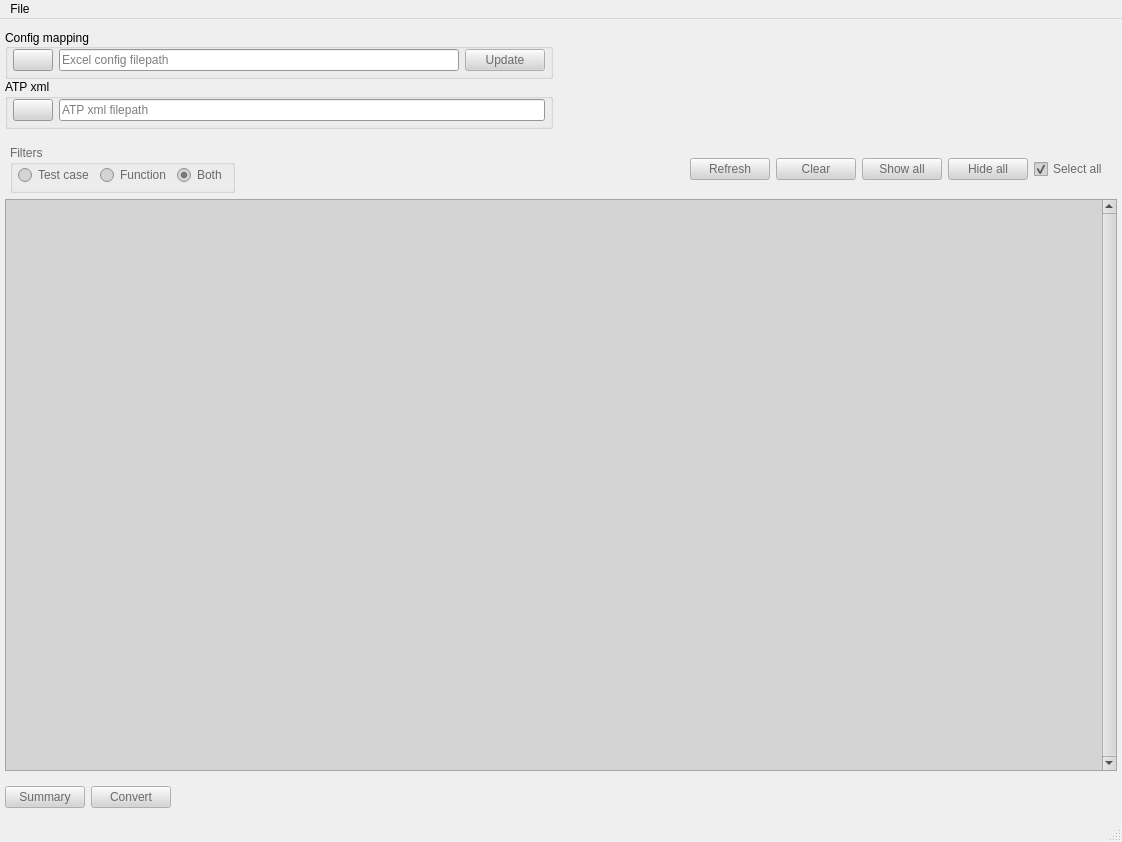
<?xml version="1.0" encoding="UTF-8"?>
<ui version="4.0">
 <class>MainWindow</class>
 <widget class="QMainWindow" name="MainWindow">
  <property name="geometry">
   <rect>
    <x>0</x>
    <y>0</y>
    <width>1122</width>
    <height>842</height>
   </rect>
  </property>
  <property name="windowTitle">
   <string>MainWindow</string>
  </property>
  <property name="styleSheet">
   <string notr="true"/>
  </property>
  <property name="iconSize">
   <size>
    <width>40</width>
    <height>40</height>
   </size>
  </property>
  <widget class="QWidget" name="centralwidget">
   <property name="palette">
    <palette>
     <active>
      <colorrole role="WindowText">
       <brush brushstyle="SolidPattern">
        <color alpha="255">
         <red>0</red>
         <green>0</green>
         <blue>0</blue>
        </color>
       </brush>
      </colorrole>
      <colorrole role="Button">
       <brush brushstyle="SolidPattern">
        <color alpha="255">
         <red>212</red>
         <green>212</green>
         <blue>212</blue>
        </color>
       </brush>
      </colorrole>
      <colorrole role="Light">
       <brush brushstyle="SolidPattern">
        <color alpha="255">
         <red>255</red>
         <green>255</green>
         <blue>255</blue>
        </color>
       </brush>
      </colorrole>
      <colorrole role="Midlight">
       <brush brushstyle="SolidPattern">
        <color alpha="255">
         <red>233</red>
         <green>233</green>
         <blue>233</blue>
        </color>
       </brush>
      </colorrole>
      <colorrole role="Dark">
       <brush brushstyle="SolidPattern">
        <color alpha="255">
         <red>106</red>
         <green>106</green>
         <blue>106</blue>
        </color>
       </brush>
      </colorrole>
      <colorrole role="Mid">
       <brush brushstyle="SolidPattern">
        <color alpha="255">
         <red>141</red>
         <green>141</green>
         <blue>141</blue>
        </color>
       </brush>
      </colorrole>
      <colorrole role="Text">
       <brush brushstyle="SolidPattern">
        <color alpha="255">
         <red>0</red>
         <green>0</green>
         <blue>0</blue>
        </color>
       </brush>
      </colorrole>
      <colorrole role="BrightText">
       <brush brushstyle="SolidPattern">
        <color alpha="255">
         <red>255</red>
         <green>255</green>
         <blue>255</blue>
        </color>
       </brush>
      </colorrole>
      <colorrole role="ButtonText">
       <brush brushstyle="SolidPattern">
        <color alpha="255">
         <red>0</red>
         <green>0</green>
         <blue>0</blue>
        </color>
       </brush>
      </colorrole>
      <colorrole role="Base">
       <brush brushstyle="SolidPattern">
        <color alpha="255">
         <red>255</red>
         <green>255</green>
         <blue>255</blue>
        </color>
       </brush>
      </colorrole>
      <colorrole role="Window">
       <brush brushstyle="SolidPattern">
        <color alpha="255">
         <red>212</red>
         <green>212</green>
         <blue>212</blue>
        </color>
       </brush>
      </colorrole>
      <colorrole role="Shadow">
       <brush brushstyle="SolidPattern">
        <color alpha="255">
         <red>0</red>
         <green>0</green>
         <blue>0</blue>
        </color>
       </brush>
      </colorrole>
      <colorrole role="AlternateBase">
       <brush brushstyle="SolidPattern">
        <color alpha="255">
         <red>233</red>
         <green>233</green>
         <blue>233</blue>
        </color>
       </brush>
      </colorrole>
      <colorrole role="ToolTipBase">
       <brush brushstyle="SolidPattern">
        <color alpha="255">
         <red>255</red>
         <green>255</green>
         <blue>220</blue>
        </color>
       </brush>
      </colorrole>
      <colorrole role="ToolTipText">
       <brush brushstyle="SolidPattern">
        <color alpha="255">
         <red>0</red>
         <green>0</green>
         <blue>0</blue>
        </color>
       </brush>
      </colorrole>
      <colorrole role="PlaceholderText">
       <brush brushstyle="SolidPattern">
        <color alpha="128">
         <red>0</red>
         <green>0</green>
         <blue>0</blue>
        </color>
       </brush>
      </colorrole>
     </active>
     <inactive>
      <colorrole role="WindowText">
       <brush brushstyle="SolidPattern">
        <color alpha="255">
         <red>0</red>
         <green>0</green>
         <blue>0</blue>
        </color>
       </brush>
      </colorrole>
      <colorrole role="Button">
       <brush brushstyle="SolidPattern">
        <color alpha="255">
         <red>212</red>
         <green>212</green>
         <blue>212</blue>
        </color>
       </brush>
      </colorrole>
      <colorrole role="Light">
       <brush brushstyle="SolidPattern">
        <color alpha="255">
         <red>255</red>
         <green>255</green>
         <blue>255</blue>
        </color>
       </brush>
      </colorrole>
      <colorrole role="Midlight">
       <brush brushstyle="SolidPattern">
        <color alpha="255">
         <red>233</red>
         <green>233</green>
         <blue>233</blue>
        </color>
       </brush>
      </colorrole>
      <colorrole role="Dark">
       <brush brushstyle="SolidPattern">
        <color alpha="255">
         <red>106</red>
         <green>106</green>
         <blue>106</blue>
        </color>
       </brush>
      </colorrole>
      <colorrole role="Mid">
       <brush brushstyle="SolidPattern">
        <color alpha="255">
         <red>141</red>
         <green>141</green>
         <blue>141</blue>
        </color>
       </brush>
      </colorrole>
      <colorrole role="Text">
       <brush brushstyle="SolidPattern">
        <color alpha="255">
         <red>0</red>
         <green>0</green>
         <blue>0</blue>
        </color>
       </brush>
      </colorrole>
      <colorrole role="BrightText">
       <brush brushstyle="SolidPattern">
        <color alpha="255">
         <red>255</red>
         <green>255</green>
         <blue>255</blue>
        </color>
       </brush>
      </colorrole>
      <colorrole role="ButtonText">
       <brush brushstyle="SolidPattern">
        <color alpha="255">
         <red>0</red>
         <green>0</green>
         <blue>0</blue>
        </color>
       </brush>
      </colorrole>
      <colorrole role="Base">
       <brush brushstyle="SolidPattern">
        <color alpha="255">
         <red>255</red>
         <green>255</green>
         <blue>255</blue>
        </color>
       </brush>
      </colorrole>
      <colorrole role="Window">
       <brush brushstyle="SolidPattern">
        <color alpha="255">
         <red>212</red>
         <green>212</green>
         <blue>212</blue>
        </color>
       </brush>
      </colorrole>
      <colorrole role="Shadow">
       <brush brushstyle="SolidPattern">
        <color alpha="255">
         <red>0</red>
         <green>0</green>
         <blue>0</blue>
        </color>
       </brush>
      </colorrole>
      <colorrole role="AlternateBase">
       <brush brushstyle="SolidPattern">
        <color alpha="255">
         <red>233</red>
         <green>233</green>
         <blue>233</blue>
        </color>
       </brush>
      </colorrole>
      <colorrole role="ToolTipBase">
       <brush brushstyle="SolidPattern">
        <color alpha="255">
         <red>255</red>
         <green>255</green>
         <blue>220</blue>
        </color>
       </brush>
      </colorrole>
      <colorrole role="ToolTipText">
       <brush brushstyle="SolidPattern">
        <color alpha="255">
         <red>0</red>
         <green>0</green>
         <blue>0</blue>
        </color>
       </brush>
      </colorrole>
      <colorrole role="PlaceholderText">
       <brush brushstyle="SolidPattern">
        <color alpha="128">
         <red>0</red>
         <green>0</green>
         <blue>0</blue>
        </color>
       </brush>
      </colorrole>
     </inactive>
     <disabled>
      <colorrole role="WindowText">
       <brush brushstyle="SolidPattern">
        <color alpha="255">
         <red>106</red>
         <green>106</green>
         <blue>106</blue>
        </color>
       </brush>
      </colorrole>
      <colorrole role="Button">
       <brush brushstyle="SolidPattern">
        <color alpha="255">
         <red>212</red>
         <green>212</green>
         <blue>212</blue>
        </color>
       </brush>
      </colorrole>
      <colorrole role="Light">
       <brush brushstyle="SolidPattern">
        <color alpha="255">
         <red>255</red>
         <green>255</green>
         <blue>255</blue>
        </color>
       </brush>
      </colorrole>
      <colorrole role="Midlight">
       <brush brushstyle="SolidPattern">
        <color alpha="255">
         <red>233</red>
         <green>233</green>
         <blue>233</blue>
        </color>
       </brush>
      </colorrole>
      <colorrole role="Dark">
       <brush brushstyle="SolidPattern">
        <color alpha="255">
         <red>106</red>
         <green>106</green>
         <blue>106</blue>
        </color>
       </brush>
      </colorrole>
      <colorrole role="Mid">
       <brush brushstyle="SolidPattern">
        <color alpha="255">
         <red>141</red>
         <green>141</green>
         <blue>141</blue>
        </color>
       </brush>
      </colorrole>
      <colorrole role="Text">
       <brush brushstyle="SolidPattern">
        <color alpha="255">
         <red>106</red>
         <green>106</green>
         <blue>106</blue>
        </color>
       </brush>
      </colorrole>
      <colorrole role="BrightText">
       <brush brushstyle="SolidPattern">
        <color alpha="255">
         <red>255</red>
         <green>255</green>
         <blue>255</blue>
        </color>
       </brush>
      </colorrole>
      <colorrole role="ButtonText">
       <brush brushstyle="SolidPattern">
        <color alpha="255">
         <red>106</red>
         <green>106</green>
         <blue>106</blue>
        </color>
       </brush>
      </colorrole>
      <colorrole role="Base">
       <brush brushstyle="SolidPattern">
        <color alpha="255">
         <red>212</red>
         <green>212</green>
         <blue>212</blue>
        </color>
       </brush>
      </colorrole>
      <colorrole role="Window">
       <brush brushstyle="SolidPattern">
        <color alpha="255">
         <red>212</red>
         <green>212</green>
         <blue>212</blue>
        </color>
       </brush>
      </colorrole>
      <colorrole role="Shadow">
       <brush brushstyle="SolidPattern">
        <color alpha="255">
         <red>0</red>
         <green>0</green>
         <blue>0</blue>
        </color>
       </brush>
      </colorrole>
      <colorrole role="AlternateBase">
       <brush brushstyle="SolidPattern">
        <color alpha="255">
         <red>212</red>
         <green>212</green>
         <blue>212</blue>
        </color>
       </brush>
      </colorrole>
      <colorrole role="ToolTipBase">
       <brush brushstyle="SolidPattern">
        <color alpha="255">
         <red>255</red>
         <green>255</green>
         <blue>220</blue>
        </color>
       </brush>
      </colorrole>
      <colorrole role="ToolTipText">
       <brush brushstyle="SolidPattern">
        <color alpha="255">
         <red>0</red>
         <green>0</green>
         <blue>0</blue>
        </color>
       </brush>
      </colorrole>
      <colorrole role="PlaceholderText">
       <brush brushstyle="SolidPattern">
        <color alpha="128">
         <red>0</red>
         <green>0</green>
         <blue>0</blue>
        </color>
       </brush>
      </colorrole>
     </disabled>
    </palette>
   </property>
   <layout class="QVBoxLayout" name="verticalLayout">
    <property name="leftMargin">
     <number>0</number>
    </property>
    <property name="topMargin">
     <number>0</number>
    </property>
    <property name="rightMargin">
     <number>0</number>
    </property>
    <property name="bottomMargin">
     <number>0</number>
    </property>
    <item>
     <widget class="QWidget" name="setup_widget" native="true">
      <layout class="QGridLayout" name="gridLayout">
       <property name="leftMargin">
        <number>5</number>
       </property>
       <property name="topMargin">
        <number>10</number>
       </property>
       <property name="rightMargin">
        <number>0</number>
       </property>
       <property name="bottomMargin">
        <number>10</number>
       </property>
       <property name="verticalSpacing">
        <number>0</number>
       </property>
       <item row="1" column="0">
        <widget class="QGroupBox" name="xmlGroup_box">
         <property name="title">
          <string>ATP xml</string>
         </property>
         <layout class="QHBoxLayout" name="horizontalLayout_9">
          <property name="leftMargin">
           <number>5</number>
          </property>
          <property name="topMargin">
           <number>0</number>
          </property>
          <property name="rightMargin">
           <number>5</number>
          </property>
          <property name="bottomMargin">
           <number>5</number>
          </property>
          <item>
           <widget class="QPushButton" name="xmlFileUpload_btn">
            <property name="sizePolicy">
             <sizepolicy hsizetype="Fixed" vsizetype="Fixed">
              <horstretch>0</horstretch>
              <verstretch>0</verstretch>
             </sizepolicy>
            </property>
            <property name="cursor">
             <cursorShape>PointingHandCursor</cursorShape>
            </property>
            <property name="text">
             <string/>
            </property>
            <property name="icon">
             <iconset resource="../media/bootstrap.qrc">
              <normaloff>:/icons/bootstrap-icons-1.8.3/filetype-xml.svg</normaloff>:/icons/bootstrap-icons-1.8.3/filetype-xml.svg</iconset>
            </property>
            <property name="iconSize">
             <size>
              <width>25</width>
              <height>25</height>
             </size>
            </property>
            <property name="default">
             <bool>false</bool>
            </property>
           </widget>
          </item>
          <item>
           <widget class="QLineEdit" name="xmlFilePath_display">
            <property name="sizePolicy">
             <sizepolicy hsizetype="Minimum" vsizetype="Fixed">
              <horstretch>0</horstretch>
              <verstretch>0</verstretch>
             </sizepolicy>
            </property>
            <property name="minimumSize">
             <size>
              <width>400</width>
              <height>0</height>
             </size>
            </property>
            <property name="readOnly">
             <bool>true</bool>
            </property>
            <property name="placeholderText">
             <string>ATP xml filepath</string>
            </property>
           </widget>
          </item>
         </layout>
        </widget>
       </item>
       <item row="0" column="4">
        <spacer name="horizontalSpacer">
         <property name="orientation">
          <enum>Qt::Horizontal</enum>
         </property>
         <property name="sizeHint" stdset="0">
          <size>
           <width>40</width>
           <height>20</height>
          </size>
         </property>
        </spacer>
       </item>
       <item row="0" column="0">
        <widget class="QGroupBox" name="configGroup_box">
         <property name="font">
          <font>
           <weight>50</weight>
           <bold>false</bold>
          </font>
         </property>
         <property name="title">
          <string>Config mapping</string>
         </property>
         <property name="alignment">
          <set>Qt::AlignLeading|Qt::AlignLeft|Qt::AlignVCenter</set>
         </property>
         <property name="flat">
          <bool>false</bool>
         </property>
         <property name="checkable">
          <bool>false</bool>
         </property>
         <property name="checked">
          <bool>false</bool>
         </property>
         <layout class="QHBoxLayout" name="horizontalLayout_7">
          <property name="leftMargin">
           <number>5</number>
          </property>
          <property name="topMargin">
           <number>0</number>
          </property>
          <property name="rightMargin">
           <number>5</number>
          </property>
          <property name="bottomMargin">
           <number>5</number>
          </property>
          <item>
           <widget class="QPushButton" name="configFileUpload_btn">
            <property name="sizePolicy">
             <sizepolicy hsizetype="Fixed" vsizetype="Fixed">
              <horstretch>0</horstretch>
              <verstretch>0</verstretch>
             </sizepolicy>
            </property>
            <property name="cursor">
             <cursorShape>PointingHandCursor</cursorShape>
            </property>
            <property name="text">
             <string/>
            </property>
            <property name="icon">
             <iconset resource="../media/bootstrap.qrc">
              <normaloff>:/icons/bootstrap-icons-1.8.3/filetype-xlsx.svg</normaloff>:/icons/bootstrap-icons-1.8.3/filetype-xlsx.svg</iconset>
            </property>
            <property name="iconSize">
             <size>
              <width>25</width>
              <height>25</height>
             </size>
            </property>
            <property name="default">
             <bool>false</bool>
            </property>
           </widget>
          </item>
          <item>
           <widget class="QLineEdit" name="configFilePath_display">
            <property name="sizePolicy">
             <sizepolicy hsizetype="Minimum" vsizetype="Fixed">
              <horstretch>0</horstretch>
              <verstretch>0</verstretch>
             </sizepolicy>
            </property>
            <property name="minimumSize">
             <size>
              <width>400</width>
              <height>0</height>
             </size>
            </property>
            <property name="readOnly">
             <bool>true</bool>
            </property>
            <property name="placeholderText">
             <string>Excel config filepath</string>
            </property>
           </widget>
          </item>
          <item>
           <widget class="QPushButton" name="configFileUpdate_btn">
            <property name="enabled">
             <bool>false</bool>
            </property>
            <property name="toolTip">
             <string>Update config with latest changes to mapping</string>
            </property>
            <property name="statusTip">
             <string>Update config with latest changes to mapping</string>
            </property>
            <property name="whatsThis">
             <string>Update config with latest changes to mapping</string>
            </property>
            <property name="text">
             <string>Update</string>
            </property>
           </widget>
          </item>
         </layout>
        </widget>
       </item>
      </layout>
     </widget>
    </item>
    <item>
     <widget class="QWidget" name="data_widget" native="true">
      <layout class="QVBoxLayout" name="verticalLayout_2">
       <property name="leftMargin">
        <number>5</number>
       </property>
       <property name="topMargin">
        <number>0</number>
       </property>
       <property name="rightMargin">
        <number>5</number>
       </property>
       <property name="bottomMargin">
        <number>0</number>
       </property>
       <item>
        <widget class="QWidget" name="scrollArea_tools" native="true">
         <layout class="QHBoxLayout" name="horizontalLayout">
          <property name="leftMargin">
           <number>0</number>
          </property>
          <property name="topMargin">
           <number>0</number>
          </property>
          <property name="rightMargin">
           <number>0</number>
          </property>
          <property name="bottomMargin">
           <number>0</number>
          </property>
          <item alignment="Qt::AlignVCenter">
           <widget class="QWidget" name="scrollAreaSearchBox_widget" native="true">
            <property name="sizePolicy">
             <sizepolicy hsizetype="Expanding" vsizetype="Preferred">
              <horstretch>22</horstretch>
              <verstretch>0</verstretch>
             </sizepolicy>
            </property>
            <layout class="QHBoxLayout" name="horizontalLayout_2">
             <property name="leftMargin">
              <number>5</number>
             </property>
             <property name="topMargin">
              <number>0</number>
             </property>
             <property name="rightMargin">
              <number>0</number>
             </property>
             <property name="bottomMargin">
              <number>0</number>
             </property>
             <item>
              <widget class="QGroupBox" name="scrollAreaFilterBox_widget">
               <property name="enabled">
                <bool>false</bool>
               </property>
               <property name="title">
                <string>Filters</string>
               </property>
               <layout class="QHBoxLayout" name="horizontalLayout_6">
                <property name="leftMargin">
                 <number>5</number>
                </property>
                <property name="topMargin">
                 <number>0</number>
                </property>
                <property name="rightMargin">
                 <number>5</number>
                </property>
                <property name="bottomMargin">
                 <number>5</number>
                </property>
                <item>
                 <widget class="QRadioButton" name="filterTestcaseOnly_btn">
                  <property name="text">
                   <string>Test case</string>
                  </property>
                 </widget>
                </item>
                <item>
                 <widget class="QRadioButton" name="filterFunctionOnly_btn">
                  <property name="text">
                   <string>Function</string>
                  </property>
                 </widget>
                </item>
                <item>
                 <widget class="QRadioButton" name="filterBoth_btn">
                  <property name="text">
                   <string>Both</string>
                  </property>
                  <property name="checked">
                   <bool>true</bool>
                  </property>
                 </widget>
                </item>
               </layout>
              </widget>
             </item>
             <item>
              <spacer name="horizontalSpacer_6">
               <property name="orientation">
                <enum>Qt::Horizontal</enum>
               </property>
               <property name="sizeHint" stdset="0">
                <size>
                 <width>40</width>
                 <height>20</height>
                </size>
               </property>
              </spacer>
             </item>
            </layout>
           </widget>
          </item>
          <item>
           <widget class="QWidget" name="scrollAreaButtonBox_widget" native="true">
            <layout class="QHBoxLayout" name="horizontalLayout_3">
             <property name="topMargin">
              <number>0</number>
             </property>
             <property name="bottomMargin">
              <number>0</number>
             </property>
             <item>
              <widget class="QPushButton" name="xml_refreshData_btn">
               <property name="enabled">
                <bool>false</bool>
               </property>
               <property name="toolTip">
                <string>Filter and load xml teststep data based on config</string>
               </property>
               <property name="statusTip">
                <string>Filter and load xml teststep data based on config</string>
               </property>
               <property name="whatsThis">
                <string>Filter and load xml teststep data based on config</string>
               </property>
               <property name="text">
                <string>Refresh</string>
               </property>
              </widget>
             </item>
             <item>
              <widget class="QPushButton" name="xml_clearTeststeps_btn">
               <property name="enabled">
                <bool>false</bool>
               </property>
               <property name="toolTip">
                <string>Clear data grid of and loaded xml teststeps</string>
               </property>
               <property name="statusTip">
                <string>Clear data grid of and loaded xml teststeps</string>
               </property>
               <property name="whatsThis">
                <string>Clear data grid of and loaded xml teststeps</string>
               </property>
               <property name="text">
                <string>Clear</string>
               </property>
              </widget>
             </item>
             <item>
              <widget class="QPushButton" name="showAll_btn">
               <property name="enabled">
                <bool>false</bool>
               </property>
               <property name="toolTip">
                <string>Enable drop down on all testcase items</string>
               </property>
               <property name="statusTip">
                <string>Disable all drop down on testcase items</string>
               </property>
               <property name="whatsThis">
                <string>Disable all drop down on testcase items</string>
               </property>
               <property name="text">
                <string>Show all</string>
               </property>
               <property name="checkable">
                <bool>false</bool>
               </property>
              </widget>
             </item>
             <item>
              <widget class="QPushButton" name="hideAll_btn">
               <property name="enabled">
                <bool>false</bool>
               </property>
               <property name="toolTip">
                <string>Disable all drop down on testcase items</string>
               </property>
               <property name="statusTip">
                <string>Disable all drop down on testcase items</string>
               </property>
               <property name="whatsThis">
                <string>Disable all drop down on testcase items</string>
               </property>
               <property name="text">
                <string>Hide all</string>
               </property>
              </widget>
             </item>
             <item>
              <widget class="QCheckBox" name="selectAll_checkBox">
               <property name="enabled">
                <bool>false</bool>
               </property>
               <property name="toolTip">
                <string>Toggle all teststep selection</string>
               </property>
               <property name="statusTip">
                <string>Toggle all teststep selection</string>
               </property>
               <property name="whatsThis">
                <string>Toggle all teststep selection</string>
               </property>
               <property name="text">
                <string>Select all</string>
               </property>
               <property name="checkable">
                <bool>true</bool>
               </property>
               <property name="checked">
                <bool>true</bool>
               </property>
              </widget>
             </item>
            </layout>
           </widget>
          </item>
         </layout>
        </widget>
       </item>
       <item>
        <widget class="QScrollArea" name="scrollArea">
         <property name="sizePolicy">
          <sizepolicy hsizetype="Expanding" vsizetype="Expanding">
           <horstretch>0</horstretch>
           <verstretch>0</verstretch>
          </sizepolicy>
         </property>
         <property name="verticalScrollBarPolicy">
          <enum>Qt::ScrollBarAlwaysOn</enum>
         </property>
         <property name="horizontalScrollBarPolicy">
          <enum>Qt::ScrollBarAsNeeded</enum>
         </property>
         <property name="sizeAdjustPolicy">
          <enum>QAbstractScrollArea::AdjustToContents</enum>
         </property>
         <property name="widgetResizable">
          <bool>true</bool>
         </property>
         <property name="alignment">
          <set>Qt::AlignLeading|Qt::AlignLeft|Qt::AlignTop</set>
         </property>
         <widget class="QWidget" name="scrollAreaWidgetContents">
          <property name="geometry">
           <rect>
            <x>0</x>
            <y>0</y>
            <width>1089</width>
            <height>540</height>
           </rect>
          </property>
          <layout class="QVBoxLayout" name="verticalLayout_3">
           <property name="sizeConstraint">
            <enum>QLayout::SetDefaultConstraint</enum>
           </property>
          </layout>
         </widget>
        </widget>
       </item>
      </layout>
     </widget>
    </item>
    <item>
     <widget class="QWidget" name="convert_widget" native="true">
      <layout class="QGridLayout" name="gridLayout_2">
       <property name="leftMargin">
        <number>5</number>
       </property>
       <property name="rightMargin">
        <number>0</number>
       </property>
       <property name="bottomMargin">
        <number>12</number>
       </property>
       <item row="0" column="2">
        <spacer name="horizontalSpacer_3">
         <property name="orientation">
          <enum>Qt::Horizontal</enum>
         </property>
         <property name="sizeHint" stdset="0">
          <size>
           <width>40</width>
           <height>20</height>
          </size>
         </property>
        </spacer>
       </item>
       <item row="0" column="1">
        <widget class="QPushButton" name="xml_convert_btn">
         <property name="enabled">
          <bool>false</bool>
         </property>
         <property name="toolTip">
          <string>Convert all selected teststeps</string>
         </property>
         <property name="statusTip">
          <string>Convert all selected teststeps</string>
         </property>
         <property name="whatsThis">
          <string>Convert all selected teststeps</string>
         </property>
         <property name="text">
          <string>Convert</string>
         </property>
        </widget>
       </item>
       <item row="0" column="0">
        <widget class="QPushButton" name="xml_summary_btn">
         <property name="enabled">
          <bool>false</bool>
         </property>
         <property name="toolTip">
          <string>Summary of selected teststeps for conversion</string>
         </property>
         <property name="statusTip">
          <string>Summary of selected teststeps for conversion</string>
         </property>
         <property name="whatsThis">
          <string>Summary of selected teststeps for conversion</string>
         </property>
         <property name="text">
          <string>Summary</string>
         </property>
        </widget>
       </item>
      </layout>
     </widget>
    </item>
   </layout>
  </widget>
  <widget class="QMenuBar" name="menubar">
   <property name="geometry">
    <rect>
     <x>0</x>
     <y>0</y>
     <width>1122</width>
     <height>26</height>
    </rect>
   </property>
   <widget class="QMenu" name="menuConverter">
    <property name="title">
     <string>File</string>
    </property>
    <addaction name="actionOpen"/>
    <addaction name="actionSave"/>
    <addaction name="separator"/>
    <addaction name="actionExit_3"/>
   </widget>
   <addaction name="menuConverter"/>
  </widget>
  <widget class="QStatusBar" name="statusbar"/>
  <action name="actionsdf">
   <property name="text">
    <string>sdf</string>
   </property>
  </action>
  <action name="actionOpen">
   <property name="icon">
    <iconset resource="../media/bootstrap.qrc">
     <normaloff>:/icons/bootstrap-icons-1.8.3/filetype-xml.svg</normaloff>:/icons/bootstrap-icons-1.8.3/filetype-xml.svg</iconset>
   </property>
   <property name="text">
    <string>Open</string>
   </property>
  </action>
  <action name="actionSave">
   <property name="icon">
    <iconset resource="../media/bootstrap.qrc">
     <normaloff>:/icons/bootstrap-icons-1.8.3/save2-fill.svg</normaloff>:/icons/bootstrap-icons-1.8.3/save2-fill.svg</iconset>
   </property>
   <property name="text">
    <string>Save</string>
   </property>
  </action>
  <action name="actionExit">
   <property name="text">
    <string>Exit</string>
   </property>
  </action>
  <action name="actionExit_2">
   <property name="text">
    <string>Exit</string>
   </property>
  </action>
  <action name="actionSomething">
   <property name="text">
    <string>Exit</string>
   </property>
  </action>
  <action name="actionExit_3">
   <property name="icon">
    <iconset resource="../media/bootstrap.qrc">
     <normaloff>:/icons/bootstrap-icons-1.8.3/file-excel-fill.svg</normaloff>:/icons/bootstrap-icons-1.8.3/file-excel-fill.svg</iconset>
   </property>
   <property name="text">
    <string>Close</string>
   </property>
  </action>
 </widget>
 <resources>
  <include location="media/resource.qrc"/>
  <include location="../media/bootstrap.qrc"/>
  <include location="../media/bootstrap.qrc"/>
 </resources>
 <connections/>
</ui>
